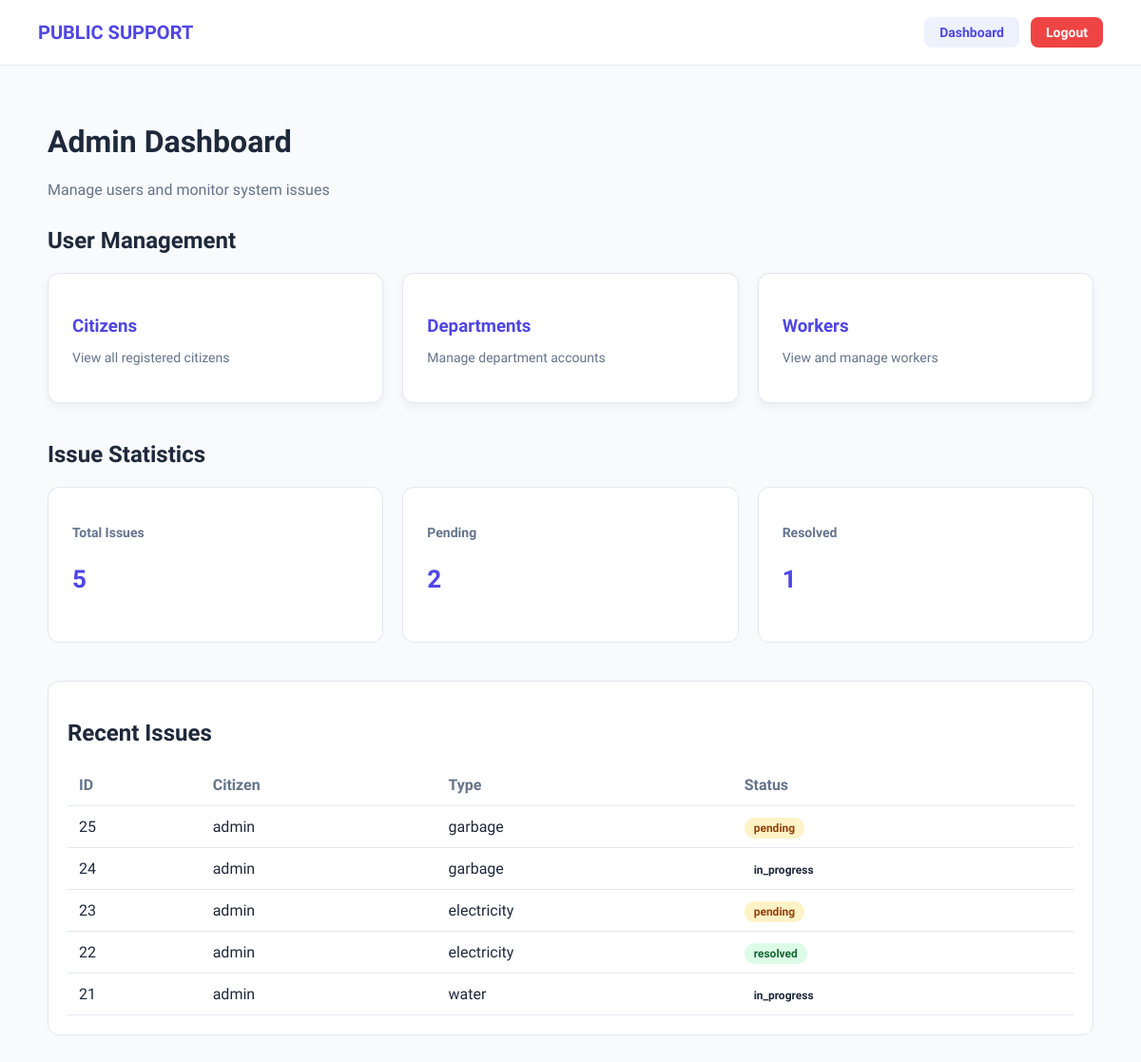
The app's page /admin_dashboard/ (signed in), older data.
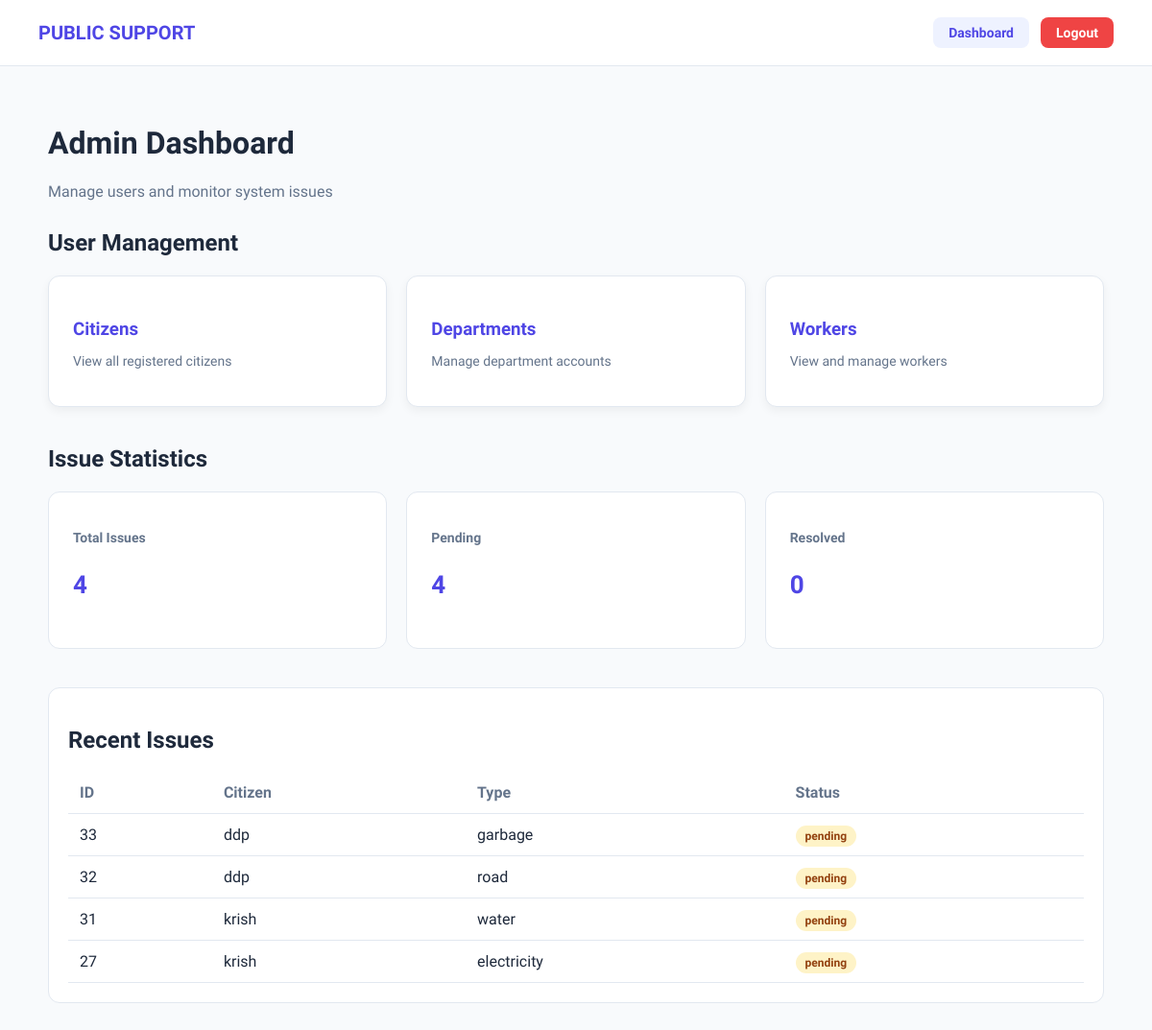
The same page, newer data.
### reports/models.py (models this page shows, shortened)
class Issue(models.Model):
    ISSUE_TYPES = [
        ('road', 'Road Problem'),
        ('water', 'Water Supply'),
        ('electricity', 'Electricity'),
        ('garbage', 'Garbage'),
    ]
    STATUS_CHOICES = [
        ('pending', 'Pending'),
        ('in_progress', 'In Progress'),
        ('resolved', 'Resolved'),
    ]
    citizen = models.ForeignKey(User, on_delete=models.CASCADE)
    worker = models.ForeignKey(
        User,
        on_delete=models.SET_NULL,
        null=True,
        blank=True,
        related_name='assigned_worker'
    )
    description = models.TextField()
    issue_type = models.CharField(max_length=50, choices=ISSUE_TYPES)
    location = models.CharField(max_length=255)
    image = models.ImageField(upload_to='issues/', blank=True, null=True)
    status = models.CharField(max_length=20, choices=STATUS_CHOICES, default='pending')
    is_escalated = models.BooleanField(default=False)
    deadline = models.DateTimeField(null=True, blank=True)
    created_at = models.DateTimeField(auto_now_add=True)

### frontend/views.py (the view)
# urls.py: path('admin_dashboard/', views.admin_dashboard, name='admin_dashboard'),
@login_required
def admin_dashboard(request):
    total_users = User.objects.count()
    total_issues = Issue.objects.count()
    pending = Issue.objects.filter(status='pending').count()
    resolved = Issue.objects.filter(status='resolved').count()
    recent_issues = Issue.objects.order_by('-created_at')[:5]
    context = {
        "total_users": total_users,
        "total_issues": total_issues,
        "pending": pending,
        "resolved": resolved,
        "recent_issues": recent_issues
    }
    return render(request, "frontend/admin_dashboard.html", context)

### frontend/templates/frontend/admin_dashboard.html (shortened to what this page needs)
{% load static %}
<!DOCTYPE html>
<html lang="en">
<head>
<link rel="stylesheet" href="{% static 'css/admin_dashboard.css' %}">
</head>
<body>
<nav class="navbar">
<div class="logo">
PUBLIC SUPPORT
</div>
<div class="nav-buttons">
<a href="{% url 'admin_dashboard' %}" class="nav-btn dashboard-btn">
Dashboard
</a>
<a href="{% url 'logout' %}" class="nav-btn logout-btn">
Logout
</a>
</div>
</nav>
<div class="dashboard-container">
<header class="dashboard-header">
<h1>Admin Dashboard</h1>
<p>Manage users and monitor system issues</p>
</header>
<h2 class="section-title">User Management</h2>
<div class="user-grid">
<a href="{% url 'citizen_list' %}" class="user-card">
<h3>Citizens</h3>
<p>View all registered citizens</p>
</a>
<a href="{% url 'department_list' %}" class="user-card">
<h3>Departments</h3>
<p>Manage department accounts</p>
</a>
<a href="{% url 'worker_list' %}" class="user-card">
<h3>Workers</h3>
<p>View and manage workers</p>
</a>
</div>
<h2 class="section-title">Issue Statistics</h2>
<div class="stats-grid">
<div class="stat-card">
<h3>Total Issues</h3>
<p>{{ total_issues }}</p>
</div>
<div class="stat-card">
<h3>Pending</h3>
<p>{{ pending }}</p>
</div>
<div class="stat-card">
<h3>Resolved</h3>
<p>{{ resolved }}</p>
</div>
</div>
<div class="table-wrapper">
<h2>Recent Issues</h2>
<table class="issue-table">
<thead>
<tr>
<th>ID</th>
<th>Citizen</th>
<th>Type</th>
<th>Status</th>
</tr>
</thead>
<tbody>
{% for issue in recent_issues %}
<tr>
<td>{{ issue.id }}</td>
<td>{{ issue.citizen.username }}</td>
<td>{{ issue.issue_type }}</td>
<td>
<span class="status {{ issue.status }}">
{{ issue.status }}
</span>
</td>
</tr>
{% empty %}
<tr>
<td colspan="4" class="no-data">
No issues reported
</td>
</tr>
{% endfor %}
</tbody>
</table>
</div>
</div>
</body>
</html>

Row changes from the older to the newer data that the page shows:
removed Issue: id "25", citizen.username "admin", issue_type "garbage", status "pending"
removed Issue: id "24", citizen.username "admin", issue_type "garbage", status "in_progress"
removed Issue: id "23", citizen.username "admin", issue_type "electricity", status "pending"
removed Issue: id "22", citizen.username "admin", issue_type "electricity", status "resolved"
removed Issue: id "21", citizen.username "admin", issue_type "water", status "in_progress"
added Issue: id "33", citizen.username "ddp", issue_type "garbage", status "pending"
added Issue: id "32", citizen.username "ddp", issue_type "road", status "pending"
added Issue: id "31", citizen.username "krish", issue_type "water", status "pending"
added Issue: id "27", citizen.username "krish", issue_type "electricity", status "pending"
Text that changed along with them:
{{ total_issues }}: "5" → "4"
{{ pending }}: "2" → "4"
{{ resolved }}: "1" → "0"
